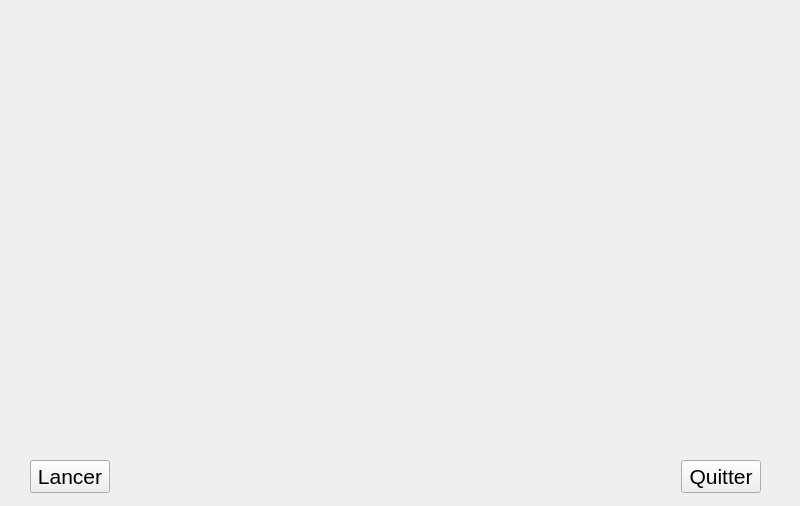
<?xml version="1.0" encoding="UTF-8"?>
<ui version="4.0">
 <class>WidgetCourbes</class>
 <widget class="QWidget" name="WidgetCourbes">
  <property name="geometry">
   <rect>
    <x>0</x>
    <y>0</y>
    <width>800</width>
    <height>506</height>
   </rect>
  </property>
  <property name="windowTitle">
   <string>Affichage des courbes</string>
  </property>
  <widget class="QWidget" name="widgetCourbes" native="true">
   <property name="geometry">
    <rect>
     <x>10</x>
     <y>10</y>
     <width>771</width>
     <height>431</height>
    </rect>
   </property>
  </widget>
  <widget class="QWidget" name="">
   <property name="geometry">
    <rect>
     <x>30</x>
     <y>460</y>
     <width>731</width>
     <height>34</height>
    </rect>
   </property>
   <layout class="QHBoxLayout" name="horizontalLayout">
    <item>
     <widget class="QPushButton" name="pushButton_Lancer">
      <property name="font">
       <font>
        <pointsize>16</pointsize>
       </font>
      </property>
      <property name="text">
       <string>Lancer</string>
      </property>
     </widget>
    </item>
    <item>
     <spacer name="horizontalSpacer">
      <property name="orientation">
       <enum>Qt::Horizontal</enum>
      </property>
      <property name="sizeHint" stdset="0">
       <size>
        <width>40</width>
        <height>20</height>
       </size>
      </property>
     </spacer>
    </item>
    <item>
     <widget class="QPushButton" name="pushButton_Quitter">
      <property name="font">
       <font>
        <pointsize>16</pointsize>
       </font>
      </property>
      <property name="text">
       <string>Quitter</string>
      </property>
     </widget>
    </item>
   </layout>
  </widget>
 </widget>
 <resources/>
 <connections>
  <connection>
   <sender>pushButton_Quitter</sender>
   <signal>clicked()</signal>
   <receiver>WidgetCourbes</receiver>
   <slot>close()</slot>
   <hints>
    <hint type="sourcelabel">
     <x>749</x>
     <y>473</y>
    </hint>
    <hint type="destinationlabel">
     <x>675</x>
     <y>500</y>
    </hint>
   </hints>
  </connection>
 </connections>
</ui>
